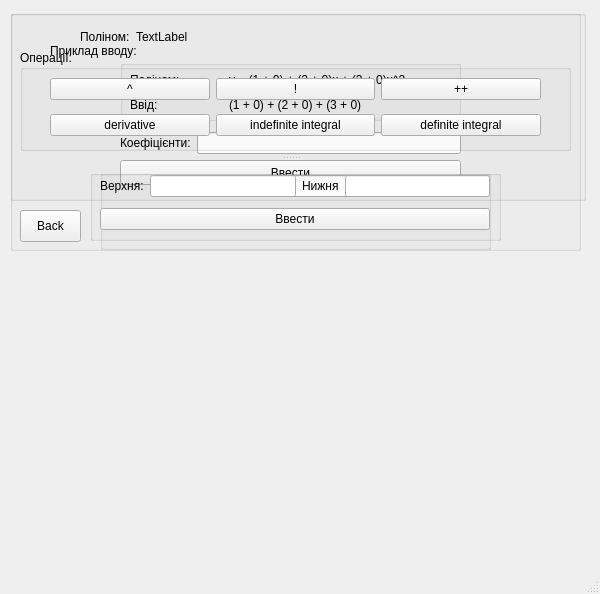
<?xml version="1.0" encoding="UTF-8"?>
<ui version="4.0">
 <class>Window</class>
 <widget class="QMainWindow" name="Window">
  <property name="enabled">
   <bool>true</bool>
  </property>
  <property name="geometry">
   <rect>
    <x>0</x>
    <y>0</y>
    <width>600</width>
    <height>594</height>
   </rect>
  </property>
  <property name="sizePolicy">
   <sizepolicy hsizetype="Preferred" vsizetype="Preferred">
    <horstretch>0</horstretch>
    <verstretch>0</verstretch>
   </sizepolicy>
  </property>
  <property name="mouseTracking">
   <bool>false</bool>
  </property>
  <property name="windowTitle">
   <string>Window</string>
  </property>
  <widget class="QWidget" name="centralwidget">
   <widget class="QGroupBox" name="groupBox">
    <property name="enabled">
     <bool>true</bool>
    </property>
    <property name="geometry">
     <rect>
      <x>10</x>
      <y>10</y>
      <width>576</width>
      <height>191</height>
     </rect>
    </property>
    <property name="title">
     <string/>
    </property>
    <widget class="QLabel" name="label_2">
     <property name="geometry">
      <rect>
       <x>40</x>
       <y>30</y>
       <width>111</width>
       <height>21</height>
      </rect>
     </property>
     <property name="text">
      <string>Приклад вводу:</string>
     </property>
    </widget>
    <widget class="QGroupBox" name="groupBox_2">
     <property name="enabled">
      <bool>true</bool>
     </property>
     <property name="geometry">
      <rect>
       <x>110</x>
       <y>50</y>
       <width>341</width>
       <height>61</height>
      </rect>
     </property>
     <property name="title">
      <string/>
     </property>
     <widget class="QWidget" name="">
      <property name="geometry">
       <rect>
        <x>10</x>
        <y>10</y>
        <width>276</width>
        <height>44</height>
       </rect>
      </property>
      <layout class="QHBoxLayout" name="horizontalLayout_2">
       <item>
        <layout class="QVBoxLayout" name="verticalLayout">
         <item>
          <widget class="QLabel" name="label_3">
           <property name="text">
            <string>Поліном:</string>
           </property>
          </widget>
         </item>
         <item>
          <widget class="QLabel" name="label_4">
           <property name="text">
            <string>Ввід:</string>
           </property>
          </widget>
         </item>
        </layout>
       </item>
       <item>
        <layout class="QVBoxLayout" name="verticalLayout_2">
         <item>
          <widget class="QLabel" name="label_5">
           <property name="text">
            <string>y = (1 + 0) + (2 + 0)x + (3 + 0)x^2</string>
           </property>
          </widget>
         </item>
         <item>
          <widget class="QLabel" name="label_6">
           <property name="text">
            <string>(1 + 0) + (2 + 0) + (3 + 0)</string>
           </property>
          </widget>
         </item>
        </layout>
       </item>
      </layout>
     </widget>
    </widget>
    <widget class="QSplitter" name="splitter">
     <property name="geometry">
      <rect>
       <x>110</x>
       <y>120</y>
       <width>341</width>
       <height>55</height>
      </rect>
     </property>
     <property name="orientation">
      <enum>Qt::Vertical</enum>
     </property>
     <widget class="QWidget" name="">
      <layout class="QHBoxLayout" name="horizontalLayout">
       <item>
        <widget class="QLabel" name="label">
         <property name="text">
          <string>Коефіцієнти:</string>
         </property>
        </widget>
       </item>
       <item>
        <widget class="QLineEdit" name="input"/>
       </item>
      </layout>
     </widget>
     <widget class="QPushButton" name="inputButton">
      <property name="text">
       <string>Ввести</string>
      </property>
     </widget>
    </widget>
   </widget>
   <widget class="QGroupBox" name="groupBox_3">
    <property name="geometry">
     <rect>
      <x>10</x>
      <y>10</y>
      <width>571</width>
      <height>241</height>
     </rect>
    </property>
    <property name="title">
     <string/>
    </property>
    <widget class="QWidget" name="layoutWidget_2">
     <property name="geometry">
      <rect>
       <x>70</x>
       <y>20</y>
       <width>451</width>
       <height>21</height>
      </rect>
     </property>
     <layout class="QFormLayout" name="formLayout">
      <item row="0" column="0">
       <widget class="QLabel" name="label_7">
        <property name="text">
         <string>Поліном:</string>
        </property>
       </widget>
      </item>
      <item row="0" column="1">
       <widget class="QLabel" name="polinom">
        <property name="text">
         <string>TextLabel</string>
        </property>
       </widget>
      </item>
     </layout>
    </widget>
    <widget class="QGroupBox" name="groupBox_4">
     <property name="geometry">
      <rect>
       <x>10</x>
       <y>40</y>
       <width>551</width>
       <height>101</height>
      </rect>
     </property>
     <property name="title">
      <string>Операції:</string>
     </property>
     <widget class="QWidget" name="">
      <property name="geometry">
       <rect>
        <x>30</x>
        <y>20</y>
        <width>491</width>
        <height>76</height>
       </rect>
      </property>
      <layout class="QVBoxLayout" name="verticalLayout_3">
       <item>
        <layout class="QHBoxLayout" name="horizontalLayout_3">
         <item>
          <widget class="QPushButton" name="power">
           <property name="text">
            <string>^</string>
           </property>
          </widget>
         </item>
         <item>
          <widget class="QPushButton" name="mult_min_one">
           <property name="text">
            <string>!</string>
           </property>
          </widget>
         </item>
         <item>
          <widget class="QPushButton" name="increment">
           <property name="text">
            <string>++</string>
           </property>
          </widget>
         </item>
        </layout>
       </item>
       <item>
        <layout class="QHBoxLayout" name="horizontalLayout_4">
         <item>
          <widget class="QPushButton" name="derivative">
           <property name="text">
            <string>derivative</string>
           </property>
          </widget>
         </item>
         <item>
          <widget class="QPushButton" name="indef_integral">
           <property name="text">
            <string>indefinite integral</string>
           </property>
          </widget>
         </item>
         <item>
          <widget class="QPushButton" name="definite_integral">
           <property name="text">
            <string>definite integral</string>
           </property>
          </widget>
         </item>
        </layout>
       </item>
      </layout>
     </widget>
    </widget>
    <widget class="QGroupBox" name="groupBox_6">
     <property name="geometry">
      <rect>
       <x>90</x>
       <y>160</y>
       <width>391</width>
       <height>80</height>
      </rect>
     </property>
     <property name="title">
      <string/>
     </property>
     <widget class="QWidget" name="">
      <property name="geometry">
       <rect>
        <x>50</x>
        <y>0</y>
        <width>291</width>
        <height>66</height>
       </rect>
      </property>
      <layout class="QVBoxLayout" name="input_power">
       <item>
        <layout class="QHBoxLayout" name="horizontalLayout_5">
         <item>
          <widget class="QLabel" name="label_8">
           <property name="text">
            <string>Степінь:</string>
           </property>
          </widget>
         </item>
         <item>
          <widget class="QLineEdit" name="input_2"/>
         </item>
        </layout>
       </item>
       <item>
        <widget class="QPushButton" name="inputButton_2">
         <property name="text">
          <string>Ввести</string>
         </property>
        </widget>
       </item>
      </layout>
     </widget>
    </widget>
    <widget class="QGroupBox" name="groupBox_5">
     <property name="geometry">
      <rect>
       <x>80</x>
       <y>160</y>
       <width>411</width>
       <height>71</height>
      </rect>
     </property>
     <property name="title">
      <string/>
     </property>
     <widget class="QWidget" name="">
      <property name="geometry">
       <rect>
        <x>10</x>
        <y>0</y>
        <width>390</width>
        <height>66</height>
       </rect>
      </property>
      <layout class="QVBoxLayout" name="verticalLayout_4">
       <item>
        <layout class="QHBoxLayout" name="horizontalLayout_6">
         <item>
          <widget class="QLabel" name="label_9">
           <property name="text">
            <string>Верхня:</string>
           </property>
          </widget>
         </item>
         <item>
          <widget class="QLineEdit" name="topBorder"/>
         </item>
         <item>
          <widget class="QLabel" name="label_10">
           <property name="text">
            <string>Нижня</string>
           </property>
          </widget>
         </item>
         <item>
          <widget class="QLineEdit" name="lowBorder">
           <property name="text">
            <string/>
           </property>
          </widget>
         </item>
        </layout>
       </item>
       <item>
        <widget class="QPushButton" name="inputButton_3">
         <property name="text">
          <string>Ввести</string>
         </property>
        </widget>
       </item>
      </layout>
     </widget>
    </widget>
    <widget class="QPushButton" name="back">
     <property name="geometry">
      <rect>
       <x>10</x>
       <y>200</y>
       <width>61</width>
       <height>32</height>
      </rect>
     </property>
     <property name="text">
      <string>Back</string>
     </property>
    </widget>
   </widget>
  </widget>
  <widget class="QMenuBar" name="menubar">
   <property name="geometry">
    <rect>
     <x>0</x>
     <y>0</y>
     <width>600</width>
     <height>22</height>
    </rect>
   </property>
  </widget>
  <widget class="QStatusBar" name="statusbar"/>
 </widget>
 <resources/>
 <connections/>
</ui>
